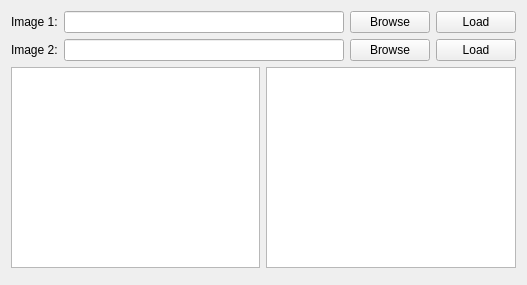
<?xml version="1.0" encoding="UTF-8"?>
<ui version="4.0">
 <class>gui</class>
 <widget class="QWidget" name="gui">
  <property name="geometry">
   <rect>
    <x>0</x>
    <y>0</y>
    <width>527</width>
    <height>285</height>
   </rect>
  </property>
  <property name="windowTitle">
   <string>Gui Rev 0</string>
  </property>
  <layout class="QFormLayout" name="formLayout">
   <item row="2" column="0" colspan="2">
    <layout class="QHBoxLayout" name="horizontalLayout_3">
     <item>
      <widget class="QGraphicsView" name="graphicsView"/>
     </item>
     <item>
      <widget class="QGraphicsView" name="graphicsView_2"/>
     </item>
    </layout>
   </item>
   <item row="1" column="0" colspan="2">
    <layout class="QHBoxLayout" name="horizontalLayout_2">
     <item>
      <widget class="QLabel" name="label_2">
       <property name="text">
        <string>Image 2:</string>
       </property>
      </widget>
     </item>
     <item>
      <widget class="QLineEdit" name="lineEdit_2"/>
     </item>
     <item>
      <widget class="QPushButton" name="pushButton_browse2">
       <property name="text">
        <string>Browse</string>
       </property>
      </widget>
     </item>
     <item>
      <widget class="QPushButton" name="pushButton_load2">
       <property name="text">
        <string>Load</string>
       </property>
      </widget>
     </item>
    </layout>
   </item>
   <item row="0" column="0" colspan="2">
    <layout class="QHBoxLayout" name="horizontalLayout">
     <item>
      <widget class="QLabel" name="label_1">
       <property name="text">
        <string>Image 1:</string>
       </property>
      </widget>
     </item>
     <item>
      <widget class="QLineEdit" name="lineEdit_1"/>
     </item>
     <item>
      <widget class="QPushButton" name="pushButton_browse1">
       <property name="text">
        <string>Browse</string>
       </property>
      </widget>
     </item>
     <item>
      <widget class="QPushButton" name="pushButton_load1">
       <property name="text">
        <string>Load</string>
       </property>
      </widget>
     </item>
    </layout>
   </item>
   <item row="3" column="0">
    <layout class="QHBoxLayout" name="horizontalLayout_4" stretch=""/>
   </item>
  </layout>
 </widget>
 <layoutdefault spacing="6" margin="11"/>
 <tabstops>
  <tabstop>lineEdit_1</tabstop>
  <tabstop>pushButton_browse1</tabstop>
  <tabstop>pushButton_load1</tabstop>
  <tabstop>lineEdit_2</tabstop>
  <tabstop>pushButton_browse2</tabstop>
  <tabstop>pushButton_load2</tabstop>
 </tabstops>
 <resources/>
 <connections/>
</ui>
